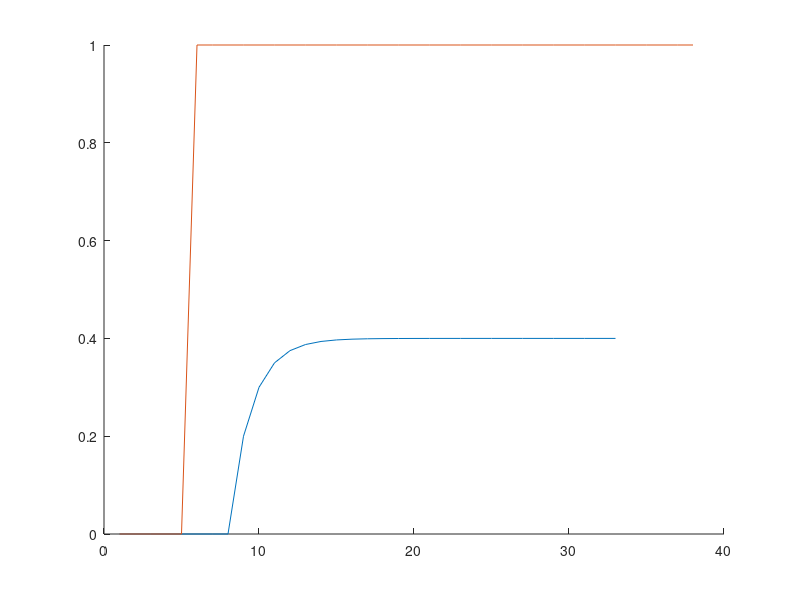

The MATLAB source for this figure:
u = [0,0,0,0,0,ones(1,33)];
y = zeros(1,10);
for i = 4:33

   y(i) = 0.5*y(i-1) + 0.2*u(i-3);
 
end
figure
hold on
plot(y)
plot(u)

